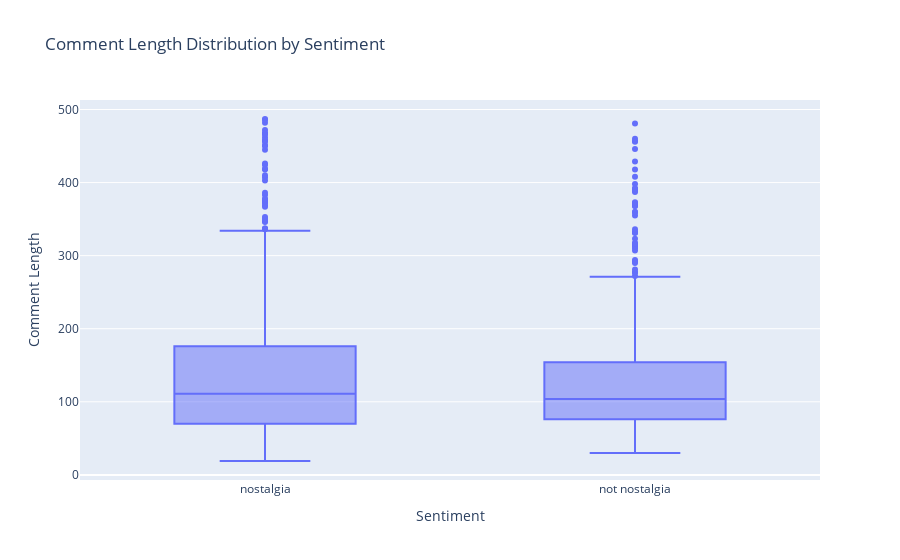

The code cell stored with this chart in its notebook:
### Markdown cell above
1.1 因為覺得nostalgia的留言長度可能會比not nostalgia來得長，所以如果確實有這個現象，也可以將長度做為一個新的feature，但從boxplot的圖中並沒有明顯看出兩種類別的留言長度不同

### Code cell
# 計算兩個類別中每個document的comment長度，並畫成boxplot
comment_length = pd.concat([
    pd.DataFrame({'sentiment': sentiment, 'comment_length': df[df['sentiment'] == sentiment]['comment'].apply(len)})
    for sentiment in ['nostalgia', 'not nostalgia']
])

fig = px.box(comment_length, x='sentiment', y='comment_length', title="Comment Length Distribution by Sentiment")
fig.update_layout(yaxis_title="Comment Length", xaxis_title="Sentiment")
fig.show()

### Figure 1 — Plotly figure (JSON) as saved in the notebook; plotly's stock layout.template omitted (floating-point values rounded to 4 significant figures; data arrays with more than 128 entries replaced by an {"elided": "..."} marker saying what was removed)
{"data": [{"alignmentgroup": "True", "hovertemplate": "sentiment=%{x}<br>comment_length=%{y}<extra></extra>", "legendgroup": "", "marker": {"color": "#636efa"}, "name": "", "notched": false, "offsetgroup": "", "orientation": "v", "showlegend": false, "type": "box", "x": {"elided": "1498 str values"}, "x0": " ", "xaxis": "x", "y": {"elided": "1498 int values"}, "y0": " ", "yaxis": "y"}], "layout": {"boxmode": "group", "legend": {"tracegroupgap": 0}, "title": {"text": "Comment Length Distribution by Sentiment"}, "xaxis": {"anchor": "y", "domain": [0, 1], "title": {"text": "Sentiment"}}, "yaxis": {"anchor": "x", "domain": [0, 1], "title": {"text": "Comment Length"}}}}
